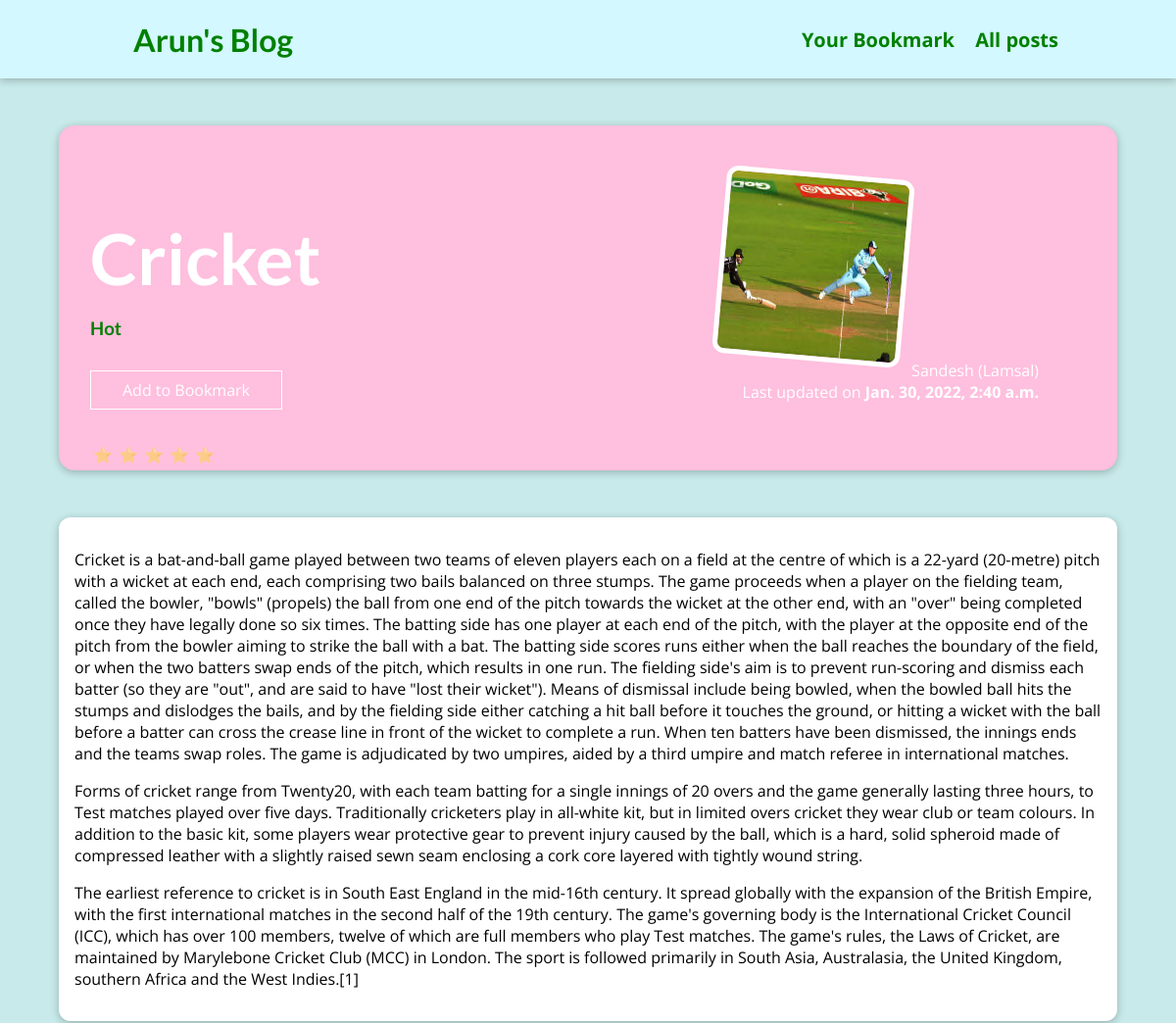
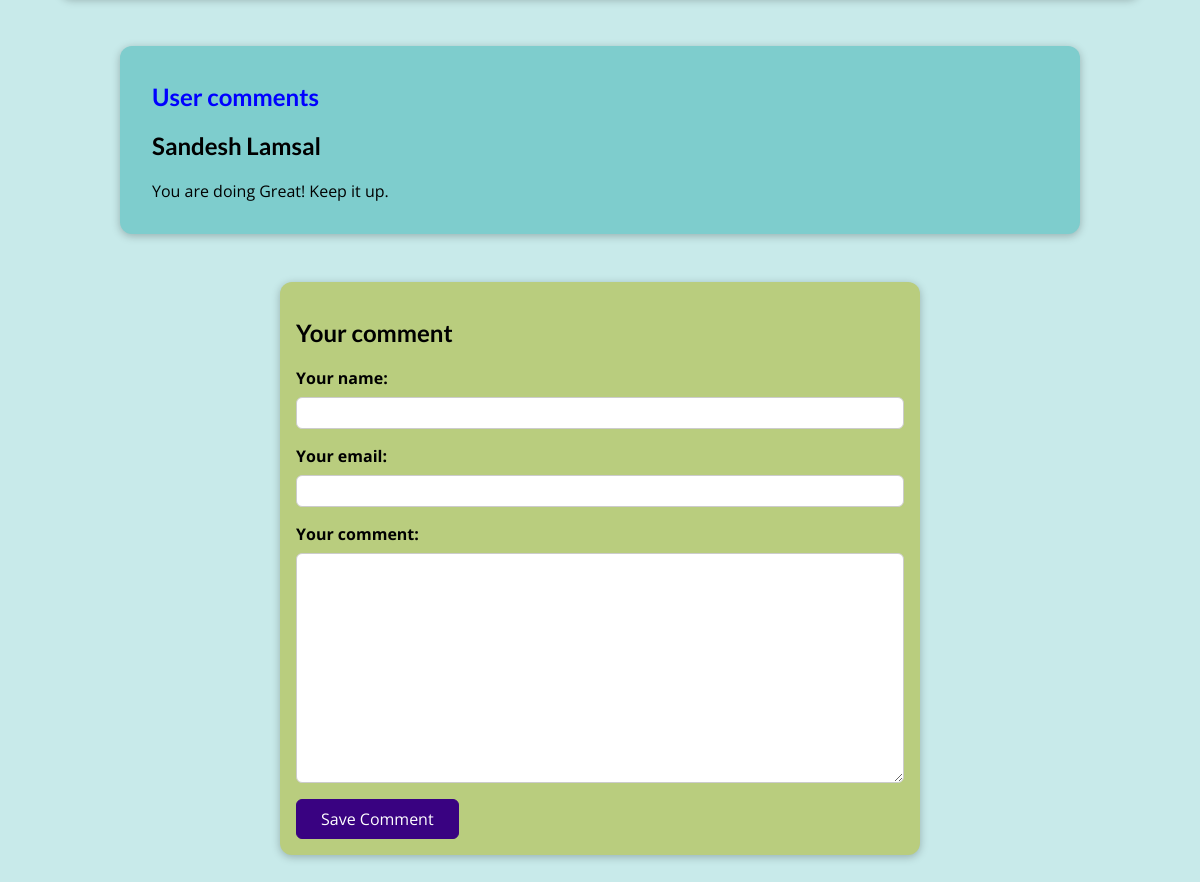
The page /posts/the-fourth-post on the database its author committed (2 pictures, top to bottom).
### blog/models.py (models this page shows, shortened)
class Post(models.Model):
    title = models.CharField(max_length=50)
    image_name = models.ImageField(upload_to="posts",null=True)
    date = models.DateTimeField(auto_now=True)
    excerpt = models.CharField(max_length=200)
    content = models.TextField(validators=[MinLengthValidator(10)])
    author = models.ForeignKey(Author,on_delete=models.SET_NULL,related_name="posts",null=True)
    slug = models.SlugField(unique = True, db_index=True)
    tag = models.ManyToManyField(Tag)

class Tag(models.Model):
    caption = models.CharField(max_length=50)

class Author(models.Model):
    first_name = models.CharField(max_length=50)
    last_name = models.CharField(max_length=50)
    email_address = models.EmailField(max_length=100)
    def __str__(self):
        return f"{self.first_name} ({self.last_name})"

class Comment(models.Model):
    user_name = models.CharField(max_length=120)
    user_email = models.EmailField()
    text = models.TextField(max_length=400)
    post = models.ForeignKey(Post, on_delete=models.CASCADE, related_name="comments")

### blog/views.py (the view, shortened to what this page needs)
# urls.py: path("posts/<slug:slug>", views.SinglePostView.as_view(), name="post-detail" ),
class SinglePostView(View):
  def get(self,request,slug):
    identified_post = Post.objects.get(slug=slug)
    stored_posts = request.session.get("stored_posts")
    if stored_posts is not None:
      is_saved_for_later = identified_post.id in stored_posts
    else:
      is_saved_for_later = False
    identified_post = Post.objects.get(slug=slug)
    comment_form = CommentForm()
    comments = identified_post.comments.all().order_by("-id")[0:3]
    return render(request, "blog/post_detail.html", {"post": identified_post, "form":comment_form,"comments":comments,"saved_for_later":is_saved_for_later,"tags":identified_post.tag.all()})

### blog/forms.py
class CommentForm(forms.ModelForm):
    class Meta:
        model = Comment
        exclude = ["post"]
        labels = {
            "user_name": "Your name",
             "user_email" : "Your email",
             "text" : "Your comment"
        }

### blog/templates/blog/post_detail.html (shortened to what this page needs)
{% extends "base.html"%}
{% load static%}
{% block css_files %}
<link rel="stylesheet" href="{% static "blog/post_detail.css" %}"/>
{% endblock%}
{% block content%}
    <section id="summary">
        <h2> {{post.title}}
        </h2>
        <h3>
            {% for tag in tags %}
             {{tag.caption}}
            {% endfor %}
        </h3>
        <div>
            <div id="read-later">
            <form action="{% url "read-later" %}" method="POST">
            <button>
                {% if saved_for_later %}
                  Remove from "Bookmark"
                {% else %}
                Add to Bookmark
                {% endif %}
            </button>
            </form>
        </div>
        <div class="stars">
            <a>⭐</a>
            <a>⭐</a>
            <a>⭐</a>
            <a>⭐</a>
            <a>⭐</a>
        </div>
        <article>
            <img src="{{post.image_name.url}}" alt="{{post.title}}"/>
            <adress> {{post.author}} </adress>
        <div>
            Last updated on <time> {{post.date}}</time>
        </div>
    </section>
    <main>
        <div id="arun">
           {{post.content|linebreaks}}
        </div>
    </main>
    <section id="comments">
        <h1>User comments</h1>
        <ul>
            {% for comment in comments %}
            <li>
                <h2>{{comment.user_name}}</h2>
                <p>{{comment.text}}</p>
            </li>
            {% endfor %}
        </ul>
    </section>
    <section  id="comment-form">
        <h2>Your comment </h2>
        <form action="{% url "post-detail" post.slug %}" method="POST">
        {% for value in form %}
            <div class="form-control">
                {{value.label_tag}}
                {{value}}
            </div>
        {% endfor %}
        <button>Save Comment</button>
        </form>
    </section>
{% endblock %}

### static/app.css (style rules this page uses)
* { box-sizing: border-box; }
html { font-family: 'Open Sans', 'Lato', sans-serif; }
body { margin: 0; }
h1, h2, h3 { font-family: 'Lato', sans-serif; font-weight: bold; }

### blog/static/blog/post_detail.css (style rules this page uses)
body { background-color:#c8eaea; }
#summary { margin: 8rem auto 3rem auto; padding: 2rem; width: 90%; max-width: 90rem; border-radius: 16px; background-color:#FFBFDE; position: relative; box-shadow: 0 2px 8px rgba(0, 0, 0, 0.25); height: 22rem; }
#summary h2 { color: white; font-size: 4.5rem; margin-bottom: 0.25rem; }
#summary h3 { color: green; }
#summary article { position: absolute; top: 2rem; right: 3rem; padding: 1rem 2rem; border-radius: 12px; text-align: right; color: white; }
#summary article img { width: 12rem; height: 12rem; border-radius: 12px; transform: rotateZ(5deg); border: 5px solid white; margin-bottom: 1rem; }
#summary a { color: white; text-decoration: none; }
#summary time { font-weight: bold; }
#read-later { margin: 2rem 0; }
#read-later button { background-color: transparent; border: 1px solid white; padding: 0.5rem 2rem; font: inherit; color: white; cursor: pointer; }
main { width: 90%; max-width: 90rem; margin: 3rem auto; background-color: white; padding: 1rem; border-radius: 12px; box-shadow: 0 2px 8px rgba(0, 0, 0, 0.25); }
#comment-form { margin: 3rem auto; width: 90%; max-width: 40rem; border-radius: 12px; background-color:#b9cd7e; box-shadow: 0 2px 8px rgba(0, 0, 0, 0.25); padding: 1rem; }
#comment-form button { font: inherit; background-color: #390281; color: white; border: 1px solid #390281; padding: 0.5rem 1.5rem; border-radius: 6px; cursor: pointer; }
.form-control { margin-bottom: 1rem; }
.form-control label { font-weight: bold; margin-bottom: 0.5rem; display: block; }
.form-control input, .form-control textarea { display: block; width: 100%; font: inherit; padding: 0.25rem; border-radius: 6px; border: 1px solid #ccc; }
#comments { margin: 3rem auto; width: 90%; max-width: 60rem; border-radius: 12px; background-color: #7ecdcd; box-shadow: 0 2px 8px rgba(0, 0, 0, 0.25); padding: 1rem 2rem; }
#comments ul { list-style: none; margin: 0; padding: 0; }
#comments li { margin-bottom: 1rem; border-bottom: 2px solid #ccc; }
#comments li:last-of-type { border-bottom: none; }
#comments h1 { color:blue; }
.stars { display:flex; }
.stars a { opacity:50%; cursor:pointer; padding:3px; }

### rows shown on the page
Post: title "Cricket", image_name (picture), author "Sandesh (Lamsal)", date "Jan. 30, 2022, 2:40 a.m.", content "Cricket is a bat-and-ball game played between two teams of eleven players each on a field at the centre of which is a 22-yard (20-metre) pitch with a wicket at each end, each comprising two bails balanced on three stumps. The game proceeds when a player on the fielding team, called the bowler, \"bowls\" (propels) the ball from one end of the pitch towards the wicket at the other end, with an \"over\" being completed once they have legally done so six times. The batting side has one player at each end of the pitch, with the player at the opposite end of the pitch from the bowler aiming to strike the ball with a bat. The batting side scores runs either when the ball reaches the boundary of the…"
Tag: caption "Hot"
Comment: user_name "Sandesh Lamsal", text "You are doing Great! Keep it up."

### other values the page prints
{{ value.label_tag }} "Your name:" "Your email:" "Your comment:"
